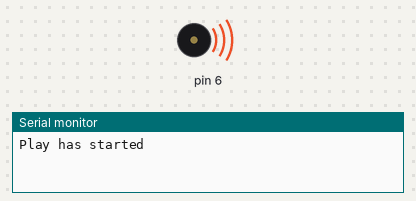
The sketch below on a simulated Arduino Uno, built with avr-gcc and run on an emulated ATmega328P. Shown: buzzer (waves = sounding), the last lines printed to the serial monitor. At 2.9 s the program stops and its outputs stay as they are.

Above: at 0.42 s.
At 3.0 s:
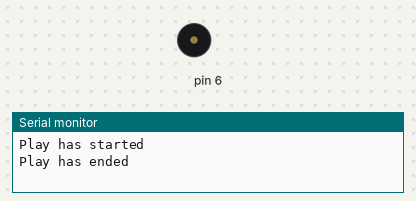
Timing chart, 0 to 4.4 s (numbered marks = the images above):
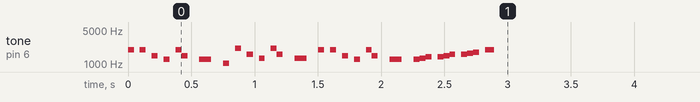

The sketch:

Piezo07Ringtone.ino
```cpp
/* Ringtone uses our RTTTL library to play Nokia ringtones available online.
* Just google for e.g...
* "Bring Me Sunshine" RTTTL
* ...to find your own old-skool tunes, and copy-paste them in between the inverted commas of the 'ringtone' char array below.
* Then upload to hear your tune.
* See https://github.com/ShrimpingIt/projects/tree/master/sketchbook/shrimpingit/piezo for the other examples in this series
*/
#include <rtttl.h>

const char ringtone[] = "PacMan:b=160:32b,32p,32b6,32p,32f#6,32p,32d#6,32p,32b6,32f#6,16p,16d#6,16p,32c6,32p,32c7,32p,32g6,32p,32e6,32p,32c7,32g6,16p,16e6,16p,32b,32p,32b6,32p,32f#6,32p,32d#6,32p,32b6,32f#6,16p,16d#6,16p,32d#6,32e6,32f6,32p,32f6,32f#6,32g6,32p,32g6,32g#6,32a6,32p,32b.6";
//const char ringtone[] = "Ghostbusters:d=4,o=5,b=180:4c5,4c5,8e5,8f5,8g5,8p, 4a#5,4a#5,4f5,4f5,4c5,4c5,8e5,8f5,8g5,8p,4a#5,4a#5,4f5";
//const char ringtone[] = "dkong_level:d=4,o=5,b=200:c6,32p,8d6,8p,f6,8p,8d6,16p,8c6,16p,8d6,16p,a#";
//const char ringtone[] = "PacMan:b=160:32b,32p,32b6,32p,32f#6,32p,32d#6,32p,32b6,32f#6,16p,16d#6,16p,32c6,32p,32c7,32p,32g6,32p,32e6,32p,32c7,32g6,16p,16e6,16p,32b,32p,32b6,32p,32f#6,32p,32d#6,32p,32b6,32f#6,16p,16d#6,16p,32d#6,32e6,32f6,32p,32f6,32f#6,32g6,32p,32g6,32g#6,32a6,32p,32b.6";
//const char ringtone[] = "DonkeyKong:d=4,o=5,b=200:8a#,8p,8d6,16p,16f.6,16g.6,16f.6,8a#,8p,8d6,16p,16f.6,16g.6,16f.6,8a#,8p,8d6,16p,16f.6,16g.6,16f.6,8a#,8p,8d6,16p,16f.6,16g.6,16f.6";
//const char ringtone[] = "Dambuste:d=4,o=5,b=63:4f6,8a#6,8f6,8f6,16d#6,16d6,8d#6,8f6,4d6,8f6,8d6,8d6,16c6,16a#,8a,8c6,8a#.,16c6,8d6,8g6,8f.6,16d6,4f6,8c6,8f6,16g6,16a6,8a#6,4a6,4p";
//const char ringtone[] = "AxelF:d=4,o=5,b=125:32p,8g,8p,16a#.,8p,16g,16p,16g,8c6, 8g,8f,8g,8p,16d.6,8p,16g,16p,16g,8d#6,8d6,8a#,8g,8d6,8g6, 16g,16f,16p,16f,8d,8a#,2g,p,SS,16f6,8d6,8c6,8a#,g,8a#.,16g, 16p,16g,8c6,8g,8f,g,8d.6,16g,16p,16g,8d#6,8d6,8a#,8g,8d6, 8g6,16g,16f,16p,16f,8d,8a#,2g";
//const char ringtone[] = "Tetris:d=4,o=5,b=200:e6,8b,8c6,8d6,16e6,16d6,8c6,8b,a,8a,8c6,e6,8d6,8c6,b,8b,8c6,d6,e6,c6,a,2a,8p,d6,8f6,a6,8g6,8f6,e6,8e6,8c6,e6,8d6,8c6,b,8b,8c6,d6,e6,c6,a,a";

RamPlayer player(6);

void setup(void)
{
  Serial.begin(9600);
  player.setSong(ringtone);
}

void loop(void)
{

  Serial.println("Play has started");
  //play the song for the first time
  player.finishSong();

  Serial.println("Play has ended");
  while(true){
    //keep the thread in this loop - circuit now silent
  }

}
```

Measured:
- by itself, tone on pin 6: plays 1976 Hz for 0.05 s, 1976 Hz for 0.05 s, 1480 Hz for 0.05 s, 1245 Hz for 0.05 s, 1976 Hz for 0.05 s, 1480 Hz for 0.05 s … (31 notes in this stretch)
